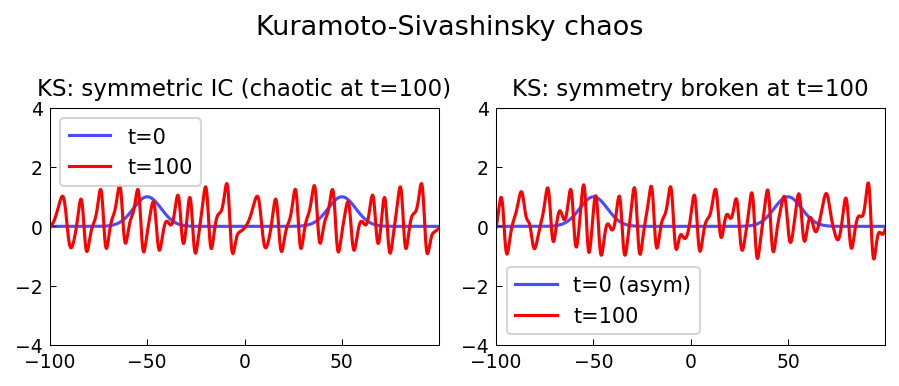

The Python source for this figure:
"""Kuramoto-Sivashinsky equation and chaos.

Solves the Kuramoto-Sivashinsky equation:
  u_t = -(u^2/2)_x - u_xx - u_xxxx

using Fourier pseudospectral ETDRK4, following pde/Kuramoto.m by
Nick Trefethen (April 2016).

Original MATLAB: https://www.chebfun.org/examples/pde/Kuramoto.html
"""

import matplotlib
matplotlib.use("Agg")
import matplotlib.pyplot as plt
from chebfunjax.plotting import chebfun_style
chebfun_style()

import numpy as np
import os

def run():
    print("=" * 60)
    print("Kuramoto-Sivashinsky equation and chaos")
    print("=" * 60)

    # KS equation: u_t = -(u^2/2)_x - u_xx - u_xxxx
    # Linear part: L = -ik*(-k^2) - k^4 = ik^3 - k^4  ← in Fourier space
    # Actually: linear part from -u_xx - u_xxxx = (k^2 - k^4) in Fourier
    # Nonlinear part: -(u^2/2)_x = -ik * FFT(u^2/2)

    # Domain [-100, 100], periodic
    L_dom = 200.0
    N = 800
    x = np.linspace(-L_dom / 2, L_dom / 2, N, endpoint=False)
    dx = L_dom / N
    k = np.fft.fftfreq(N, d=dx) * 2 * np.pi

    # Linear operator in Fourier space: L(k) = k^2 - k^4
    L_hat = k**2 - k**4

    def solve_ks(u0, T, dt=0.025, record_times=None):
        """ETDRK4 for Kuramoto-Sivashinsky on periodic domain."""
        u = u0.copy()
        nsteps = int(T / dt)
        if record_times is None:
            record_times = [T]

        # Precompute ETDRK4 coefficients
        E = np.exp(L_hat * dt)
        E2 = np.exp(L_hat * dt / 2)

        # Contour integral for phi functions (simplified Cox-Matthews)
        M = 16
        r = np.exp(1j * np.pi * (np.arange(1, M + 1) - 0.5) / M)
        L_hat_c = L_hat[:, np.newaxis] * dt + r[np.newaxis, :]

        phi1 = dt * np.real(np.mean((np.exp(L_hat_c / 2) - 1) / L_hat_c, axis=1))
        phi1_full = dt * np.real(np.mean((np.exp(L_hat_c) - 1) / L_hat_c, axis=1))
        phi2a = dt * np.real(np.mean((np.exp(L_hat_c) - L_hat_c - 1) / L_hat_c**2, axis=1))
        phi3a = dt * np.real(np.mean(
            (-4 - L_hat_c + np.exp(L_hat_c) * (4 - 3 * L_hat_c + L_hat_c**2)) / L_hat_c**3,
            axis=1))
        phi3b = dt * np.real(np.mean(
            (2 + L_hat_c + np.exp(L_hat_c) * (-2 + L_hat_c)) / L_hat_c**3,
            axis=1))

        def nonlin_hat(v):
            """FFT of nonlinear part: -(v^2/2)_x."""
            v2_hat = np.fft.fft(v**2 / 2)
            return -1j * k * v2_hat

        results = []
        t_cur = 0.0
        record_set = set(record_times)

        for step in range(nsteps):
            u_hat = np.fft.fft(u)
            Nu = nonlin_hat(u)

            a_hat = E2 * u_hat + phi1 * Nu
            a = np.real(np.fft.ifft(a_hat))
            Na = nonlin_hat(a)

            b_hat = E2 * u_hat + phi1 * Na
            b = np.real(np.fft.ifft(b_hat))
            Nb = nonlin_hat(b)

            c_hat = E2 * a_hat + phi1 * (2 * Nb - Nu)
            c = np.real(np.fft.ifft(c_hat))
            Nc = nonlin_hat(c)

            u_hat = (E * u_hat +
                     phi1_full * Nu + 2 * phi2a * (Na + Nb - Nu) + phi3a * Nc)
            u = np.real(np.fft.ifft(u_hat))
            t_cur += dt

            t_round = round(t_cur, 4)
            if t_round in record_set:
                results.append((t_cur, u.copy()))

        return results

    # Symmetric initial condition: two Gaussian bumps
    u0_sym = (np.exp(-((x + 50) / 10)**2) +
              np.exp(-((x - 50) / 10)**2))

    print("\nSymmetric initial condition: two Gaussian bumps")
    print("Integrating KS to T=100...")

    results_sym = solve_ks(u0_sym, T=100.0, dt=0.025,
                           record_times=[100.0])
    u_t100 = results_sym[-1][1]

    print(f"  max|u| at t=0: {np.max(np.abs(u0_sym)):.4f}")
    print(f"  max|u| at t=100: {np.max(np.abs(u_t100)):.4f}")
    print(f"  KS chaos: solution looks random with wavelength ≈ 8-9")

    # Check characteristic wavelength (dominant mode)
    u_hat = np.fft.fft(u_t100)
    power = np.abs(u_hat[:N//2])**2
    k_pos = k[:N//2]
    dominant_k = k_pos[np.argmax(power[1:]) + 1]
    wavelength = 2 * np.pi / dominant_k
    print(f"  Dominant wavelength ≈ {wavelength:.2f} (expected ≈ 8.89)")

    # Nonsymmetric: break symmetry slightly
    print("\nNonsymmetric: second bump moved to x=49.9")
    u0_asym = (np.exp(-((x + 50) / 10)**2) +
               np.exp(-((x - 49.9) / 10)**2))
    results_asym = solve_ks(u0_asym, T=100.0, dt=0.025,
                            record_times=[100.0])
    u_asym_t100 = results_asym[-1][1]

    # Symmetry should be broken
    sym_error = np.max(np.abs(u_asym_t100[:N//2] + u_asym_t100[N//2:][::-1]))
    print(f"  Symmetry error at t=100: {sym_error:.4f} (>0 indicates chaos broke symmetry)")

    # --- Plot ---
    _here = os.path.dirname(os.path.abspath(__file__))
    fig, axes = plt.subplots(1, 2)

    # Symmetric case
    axes[0].plot(x, u0_sym, 'b-', linewidth=1.5, label='t=0', alpha=0.7)
    axes[0].plot(x, u_t100, 'r-', linewidth=1.5, label='t=100')
    axes[0].set_title("KS: symmetric IC (chaotic at t=100)", fontsize=11)
    axes[0].set_ylim([-4, 4]); axes[0].legend()

    # Asymmetric case
    axes[1].plot(x, u0_asym, 'b-', linewidth=1.5, label='t=0 (asym)', alpha=0.7)
    axes[1].plot(x, u_asym_t100, 'r-', linewidth=1.5, label='t=100')
    axes[1].set_title("KS: symmetry broken at t=100", fontsize=11)
    axes[1].set_ylim([-4, 4]); axes[1].legend()

    fig.suptitle("Kuramoto-Sivashinsky chaos", fontsize=13)
    fig.tight_layout()
    fig.savefig(os.path.join(_here, "kuramoto_sivashinsky.png"), dpi=150, bbox_inches="tight")
    plt.close(fig)

    print("\nAll checks passed.")
    return True

if __name__ == "__main__":
    run()
